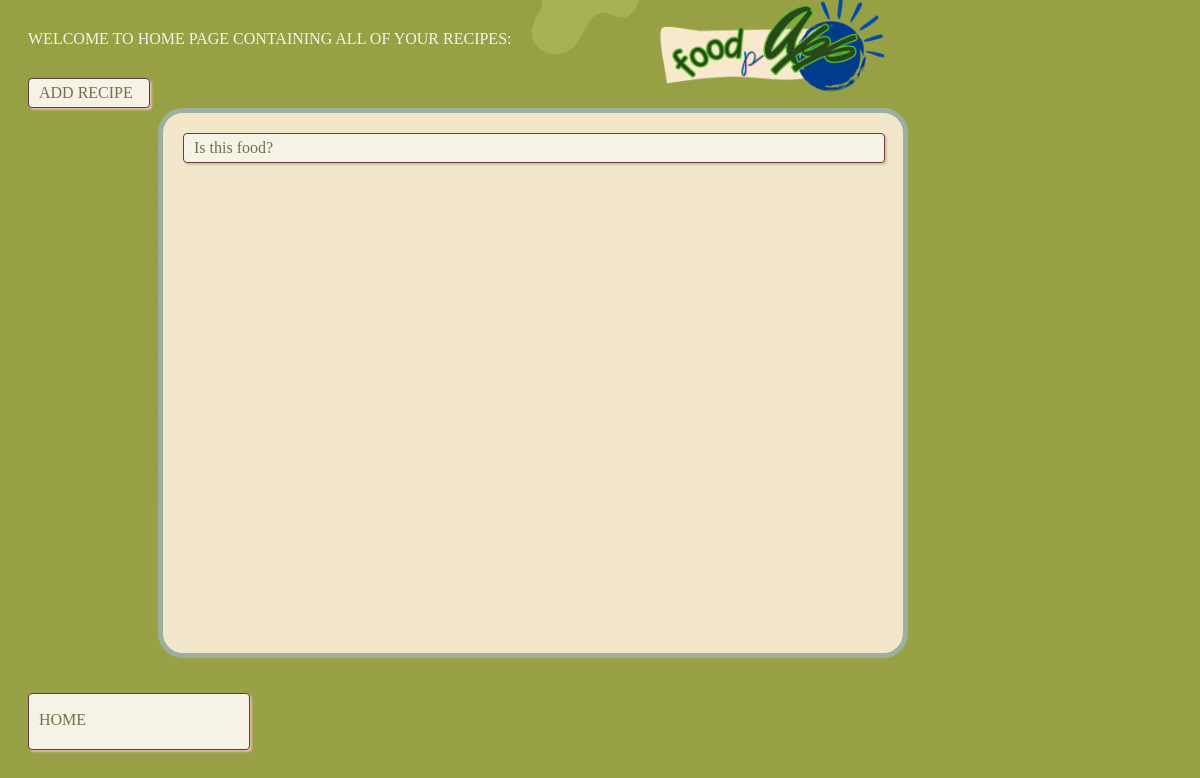
The app's page /home/myrecipes (signed in), older data.
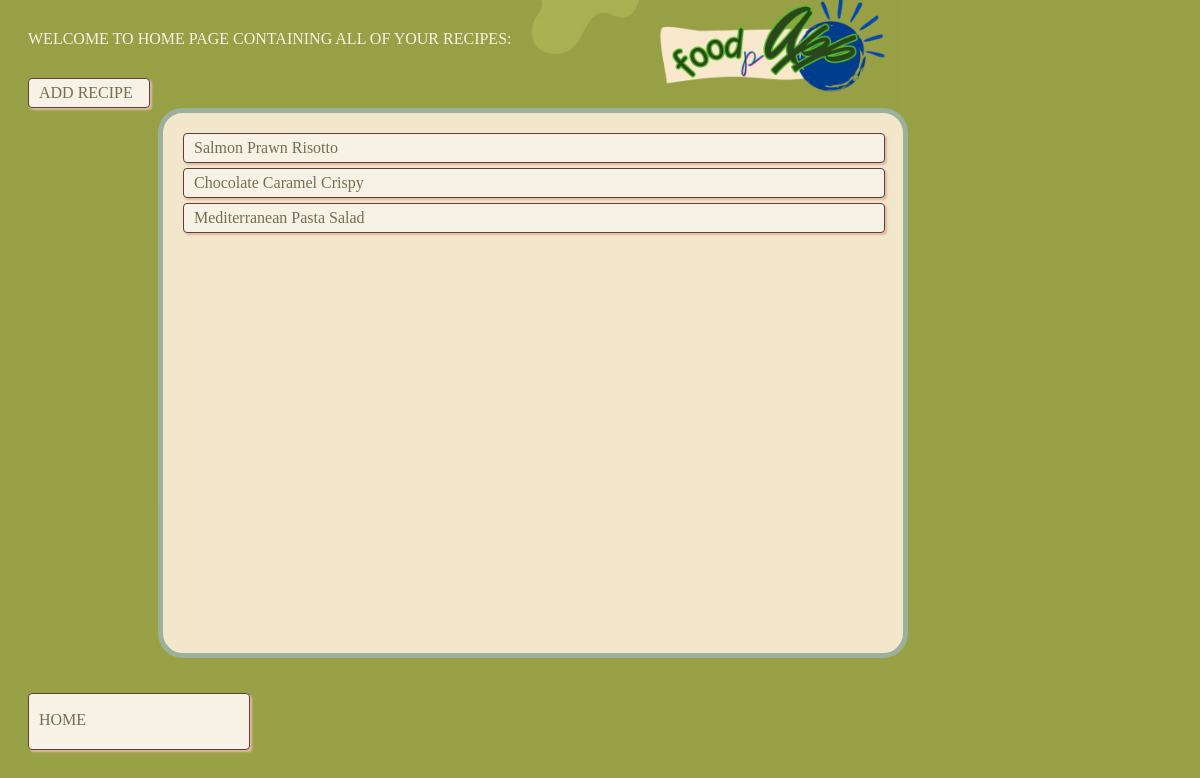
The same page, newer data.
### app/models.py (models this page shows, shortened)
class Recipe(db.Model):
    id = db.Column(db.Integer, primary_key=True)  # Primary key for recipe ID
    title = db.Column(db.String(80))  # Column for recipe title with a max length of 80 characters
    description = db.Column(db.Text, nullable=False)  # Column for recipe description (non-nullable)
    ingredients = db.Column(db.Text, nullable=False)
    instructions = db.Column(db.Text, nullable=False)
    comment_ids = db.Column(db.String, default="")
    created = db.Column(db.DateTime, default=datetime.now())  # Timestamp for when the recipe is created
    user_id = db.Column(db.Integer, db.ForeignKey('user.id'))  # Foreign key to associate with a User
    created = db.Column(db.DateTime, default=datetime.now())
    num_of_rating = db.Column(db.Integer, default=0)
    total_rating = db.Column(db.Integer, default=0)
    tags = db.Column(db.JSON, default={})

### app/routes.py (the view)
@myapp_obj.route("/home/myrecipes")
@login_required  # Ensure the user is logged in before accessing this route
def myrecipes():
    recipes = Recipe.query.filter_by(user_id=current_user.id).all();
    return render_template("myrecipes.html", title = "My Recipes", pageClass = "myrecipes", recipes = recipes)  # Render home.html

### app/__init__.py (called while the page is built)
@login.user_loader
def load_user(id):
    return User.query.get(int(id))  # Fetch the user by ID from the database

### app/templates/myrecipes.html
{% extends "base.html" %}
{% block content %}
	<div class = "welcome-text"> WELCOME TO HOME PAGE CONTAINING ALL OF YOUR RECIPES: </div>
	<div class = "links">
		 <a href = "{{url_for('mysinglerecipeadd')}}" id = "mysinglerecipeadd">
			<div class = "button"> ADD RECIPE  </div>
		 </a>
		 <div class = "recipes">
			{% for r in recipes %}
			 <a href = "{{url_for('mysinglerecipeview', num=r.id)}}">
			 	<div class = "button"> {{r.title}} </div>
			 </a>
			 {% endfor %}
		 </div>
	</div>
	<a href = "{{url_for('home')}}" id = "home">
		<div class = "button home-button"> HOME </div>
	</a>
{% endblock %}

Row changes from the older to the newer data that the page shows:
removed Recipe: title "Is this food?"
added Recipe: title "Salmon Prawn Risotto"
now on this page (row edited): Recipe: title "Chocolate Caramel Crispy"
now on this page (row edited): Recipe: title "Mediterranean Pasta Salad"
